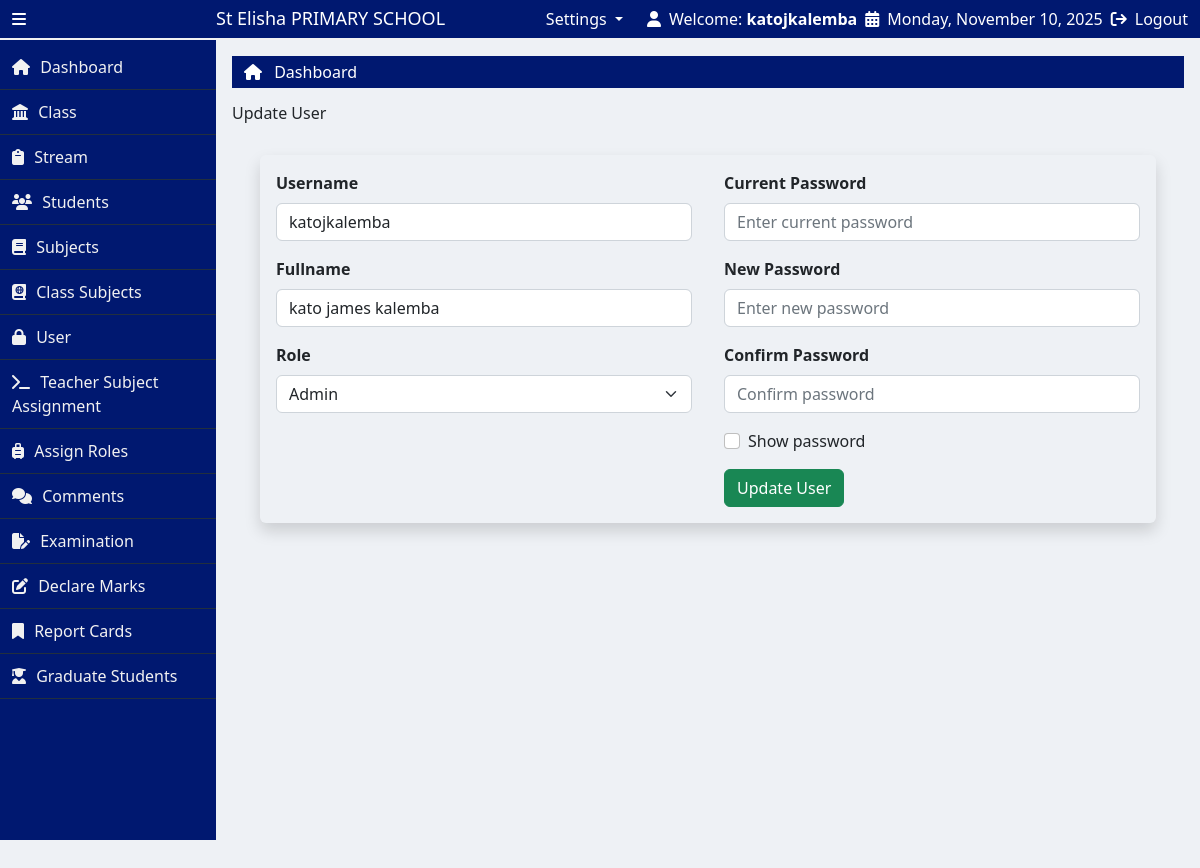
Screenshot of /update_user.php?user_id=4 (signed in) with the database file from the repository.
### tables this page shows
CREATE TABLE `school_profile` (
  `profile_id` int(11) NOT NULL,
  `school_name` varchar(255) DEFAULT NULL,
  `address` varchar(255) DEFAULT NULL,
  `phone_1` varchar(255) DEFAULT NULL,
  `phone_2` int(11) DEFAULT NULL,
  `email` varchar(255) DEFAULT NULL,
  `motto` varchar(255) DEFAULT NULL,
  `profile_image` varchar(255) DEFAULT NULL
);

CREATE TABLE `users` (
  `user_id` int(11) NOT NULL,
  `fullname` varchar(255) DEFAULT NULL,
  `username` varchar(255) DEFAULT NULL,
  `password` varchar(255) DEFAULT NULL,
  `role` varchar(150) DEFAULT NULL,
  `is_deleted` tinyint(1) DEFAULT 0
);

### update_user.php (the view, shortened to what this page needs)
<?php
include("partials/header.php");
$user_id = (int)$_GET['user_id'];
$sql_user = "SELECT * FROM users WHERE user_id = $user_id LIMIT 1";
$res_user = mysqli_query($conn, $sql_user);
$fetchUser = mysqli_fetch_assoc($res_user);
?>
<h3 class="text-capitalize py-3 fs-6">Update User</h3>
<div class="container-fluid">
    <div class="row m-3 shadow rounded">
        <div class="col-lg-6 p-3">
            <form action="" method="POST">
                <div class="mb-3">
                    <label class="form-label fw-bold">Username</label>
                    <input type="text" class="form-control shadow-none" name="username" value="<?php echo htmlspecialchars($fetchUser['username']); ?>" autocomplete="off">
                </div>
                <div class="mb-3">
                    <label class="form-label fw-bold">Fullname</label>
                    <input type="text" class="form-control shadow-none" name="fullname" value="<?php echo htmlspecialchars($fetchUser['fullname']); ?>" autocomplete="off">
                </div>
                <div class="mb-3">
                    <label class="form-label fw-bold">Role</label>
                    <select class="form-select shadow-none" name="role">
                        <option value="admin" <?php echo $fetchUser["role"] === "admin" ? "selected" : ""; ?>>Admin</option>
                    </select>
                </div>
        </div>
        <div class="col-lg-6 p-3">
                <div class="mb-3">
                    <label class="form-label fw-bold">Current Password</label>
                    <input type="password" class="form-control shadow-none password" name="password" placeholder="Enter current password" autocomplete="off">
                </div>
                <div class="mb-3">
                    <label class="form-label fw-bold">New Password</label>
                    <input type="password" class="form-control shadow-none password" name="n_password" placeholder="Enter new password" autocomplete="off">
                </div>
                <div class="mb-3">
                    <label class="form-label fw-bold">Confirm Password</label>
                    <input type="password" class="form-control shadow-none password" name="c_password" placeholder="Confirm password" autocomplete="off">
                </div>
                <div class="form-check mb-3">
                    <input class="form-check-input shadow-none" type="checkbox" id="check">
                    <label class="form-check-label" for="check">Show password</label>
                </div>
                <button type="submit" name="update" class="btn btn-success text-capitalize">Update User</button>
        </div>
    </div>
</div>
<?php include("partials/footer.php"); ?>

### partials/header.php (shortened to what this page needs)
<?php
  include("NotLoggedin.php");
  function isActive($page) {
      $currentPage = basename($_SERVER['PHP_SELF']);
      return $currentPage === $page ? 'active-link' : '';
  }
?>
<!doctype html>
<html lang="en">
  <head>
    <link href="https://cdn.jsdelivr.net/npm/bootstrap@5.2.3/dist/css/bootstrap.min.css" rel="stylesheet">
    <link rel="stylesheet" href="https://cdn.datatables.net/2.3.3/css/dataTables.dataTables.css">
    <link rel="stylesheet" href="https://cdnjs.cloudflare.com/ajax/libs/toastr.js/latest/toastr.min.css">
    <link rel="stylesheet" href="css/style.css">
  </head>
  <body>
    <main>
      <div class="container-fluid">
        <div class="row align-items-center py-2">
          <div class="col-lg-3 d-flex align-items-center gap-3 top-left">
            <i class="fa-solid fa-bars icon-bar" id="icon"></i>
            <h3 class="text-capitalize name mb-0" id="name">
              <?php
                $school_profile = "SELECT * FROM school_profile";
                $execute = mysqli_query($conn, $school_profile);
                $row = mysqli_fetch_assoc($execute);
                $school_name = $row['school_name'];
              ?>
              <?php echo $school_name ?> PRIMARY SCHOOL
            </h3>
          </div>
          <div class="col-lg-9 d-flex justify-content-end gap-4 top-right">
            <?php if(isset($_SESSION["role"]) && $_SESSION['role']==="admin"): ?>
              <li class="nav-item dropdown" style="list-style: none;">
                <a class="nav-link dropdown-toggle" href="#" role="button" data-bs-toggle="dropdown" aria-expanded="false">
                  Settings
                </a>
              </li>
            <?php endif ?>
            <div class="d-flex align-items-center gap-2 sect_1">
              <i class="fa-solid fa-user"></i>
              <span>Welcome: <strong><?php echo htmlspecialchars($_SESSION['username']); ?></strong></span>
            <div class="d-flex align-items-center gap-2">
              <i class="fa-solid fa-calendar-days"></i>
              <span><?php echo date('l, F j, Y'); ?></span>
            </div>
            <div class="d-flex align-items-center gap-2">
              <i class="fa-solid fa-arrow-right-from-bracket"></i>
              <a href="logout.php" class="text-decoration-none text-white">Logout</a>
            </div>
          </div>
        </div>
      </div>
    </main>
    <div class="container-fluid p-0">
      <div class="row g-0">
        <div class="left-bar" id="left-bar">
          <a href="<?php echo SITEURL ?>" class="lists gap-3 <?php echo isActive('index.php'); ?>">
            <i class="fa-solid fa-house"></i>
            <span class="text-capitalize side-text">dashboard</span>
          </a>
          <?php if (isset($_SESSION['role']) && $_SESSION['role'] === 'admin'): ?>
            <a href="<?php echo SITEURL ?>class.php" class="<?php echo isActive('class.php'); ?>">
              <i class="fa-solid fa-landmark"></i>
              <span class="text-capitalize side-text">class</span>
            </a>
            <a href="<?php echo SITEURL ?>streams.php" class="<?php echo isActive('streams.php'); ?>">
              <i class="fa-solid fa-clipboard"></i>
              <span class="text-capitalize side-text">stream</span>
            </a>
            <a href="<?php echo SITEURL ?>students.php" class="<?php echo isActive('students.php'); ?>">
              <i class="fa-solid fa-users"></i>
              <span class="text-capitalize side-text">students</span>
            </a>
            <a href="<?php echo SITEURL ?>subject.php" class="<?php echo isActive('subject.php'); ?>">
              <i class="fa-solid fa-book"></i>
              <span class="text-capitalize side-text">subjects</span>
            </a>
            <a href="<?php echo SITEURL ?>class_subjects.php" class="<?php echo isActive('class_subjects.php'); ?>">
              <i class="fa-solid fa-book-atlas"></i>
              <span class="text-capitalize side-text">class subjects</span>
            </a>
            <a href="<?php echo SITEURL ?>users.php" class="<?php echo isActive('users.php'); ?>">
              <i class="fa-solid fa-lock"></i>
              <span class="text-capitalize side-text">user</span>
            </a>
            <a href="<?php echo SITEURL ?>teacherSubject.php" class="<?php echo isActive('teacherSubject.php'); ?>">
              <i class="fa-solid fa-terminal"></i>
              <span class="text-capitalize side-text">Teacher subject assignment</span>
            </a>
            <a href="<?php echo SITEURL ?>assign_roles.php" class="<?php echo isActive('assign_roles.php'); ?>">
              <i class="fa-solid fa-suitcase-rolling"></i>
              <span class="text-capitalize side-text">assign roles</span>
            </a>
          <?php endif; ?>
          <a href="<?php
                  echo SITEURL;
                  echo $_SESSION['role'] === 'admin' ? 'select_class_stream.php' : 'selectcomment_exam.php';
                ?>"
            class="<?php echo isActive($_SESSION['role'] === 'admin' ? 'select_class_stream.php' : 'selectcomment_exam.php'); ?>">
              <i class="fa-solid fa-comments"></i>
              <span class="text-capitalize side-text">comments</span>
          </a>
          <a href="<?php echo SITEURL ?>examination.php" class="<?php echo isActive('examination.php'); ?>">
            <i class="fa-solid fa-file-pen"></i>
            <span class="text-capitalize side-text">examination</span>
          </a>
          <a href="<?php echo SITEURL ?>addScore.php" class="<?php echo isActive('addScore.php'); ?>">
            <i class="fa-solid fa-pen-to-square"></i>
            <span class="text-capitalize side-text">declare marks</span>
          </a>
          <a href="<?php echo SITEURL ?>reports.php" class="<?php echo isActive('reports.php'); ?>">
            <i class="fa-solid fa-bookmark"></i>
            <span class="text-capitalize side-text">report cards</span>
          </a>
          <?php if (isset($_SESSION['role']) && $_SESSION['role'] === 'admin'): ?>
            <a onclick="return confirm('Do you want to graduate P.7 students?')" href="<?php echo SITEURL ?>graduate_students.php" class="<?php echo isActive('graduate_students.php'); ?>">
              <i class="fa-solid fa-user-graduate"></i>
              <span class="text-capitalize side-text">Graduate Students</span>
            </a>
          <?php endif ?>
        </div>
        <div class="right-bar" id="right-bar">
          <div class="container-fluid pt-1 pb-1" style="background-color: #001870;">
            <ul class="list-unstyled mb-0 dashboard">
              <li>
                <i class="fa-solid fa-house" style="color: #fff;"></i>
                <a href="<?php echo SITEURL ?>" class="text-capitalize text-white ms-2 text-decoration-none">Dashboard</a>
              </li>
            </ul>
          </div>

### css/style.css (style rules this page uses)
:root { --primary-color: #001870; --secondary-color: #0095486c; --tertiary-color: #430d0d; --border-color: #f1f1f1; --background-color: #222f3e; --hover-color: #007a3d; --backgroundColor: #EEF1F5; }
* { padding: 0; margin: 0; box-sizing: border-box; }
body { background-color: var(--backgroundColor); }
.icon-bar { cursor: pointer; }
main { width: 100%; color: #fff; background-color: var(--primary-color); height: 40px; border-bottom: 2px solid var(--border-color); display: flex; align-items: center; position: fixed; left: 0; top: 0; z-index: 1; }
.name { font-size: 18px; position: absolute; left: 18%; transition: all 1s; }
.left-bar { height: auto; width: 18%; background-color: var(--primary-color); transition: width 0.3s ease; padding-top: 5px; overflow-y: auto; margin-top: 40px; overflow-y: hidden; }
.left-bar .side-text { color: var(--border-color); }
.left-bar a { display: block; padding: 10px 12px; width: 100%; box-sizing: border-box; color: var(--border-color); text-decoration: none; transition: background-color 0.3s ease; border-bottom: 1px solid var(--background-color) ; }
.left-bar span { padding-left: 6px; }
.right-bar { margin-top: 40px; height: 100vh; width: 82%; transition: all 1s; padding: 16px; }

### rows the page displays
school_profile: school_name "St Elisha"
users: username "katojkalemba", fullname "kato james kalemba", role "Admin"

### other values shown
$_SESSION['username'] "katojkalemba"
